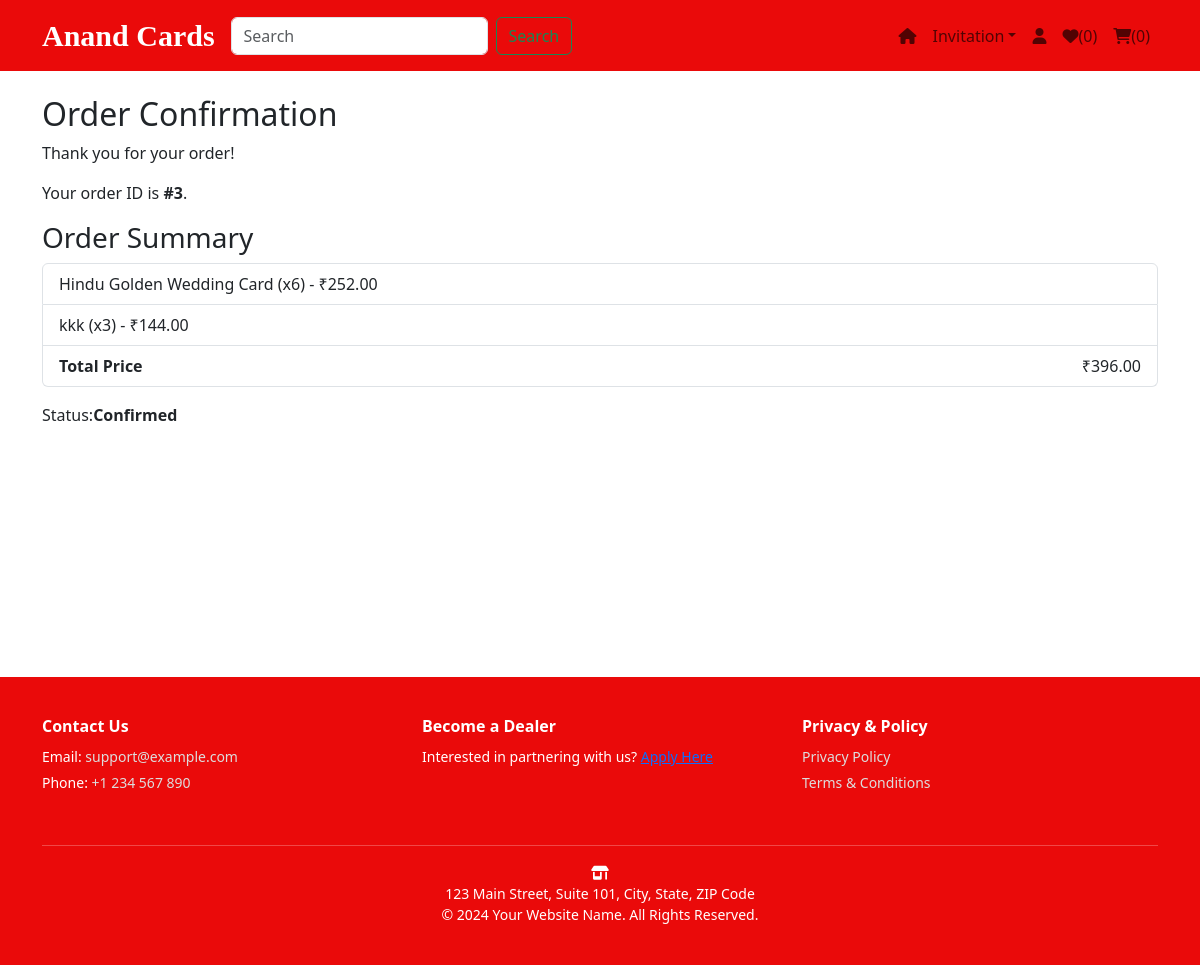
/order_confirmation/3/, run on the app's committed database.
### Orders/models.py (models this page shows, shortened)
class Order(models.Model):
    STATUS_CHOICES = [
        ('Pending', 'Pending'),
        ('Dispatched', 'Dispatched'),
        ('Delivered', 'Delivered'),
    ]
    PAYMENT_METHOD_CHOICES = [
        ('COD', 'Cash on Delivery'),
    ]
    id = models.AutoField(primary_key=True)
    user = models.ForeignKey(User,null=True, blank=True, on_delete=models.SET_NULL)
    order_date = models.DateTimeField(auto_now_add=True)
    total_price = models.DecimalField(max_digits=10, decimal_places=2, default=0.00)  # Default to 0
    shipping_address = models.TextField()
    payment_method = models.CharField(max_length=50, choices=PAYMENT_METHOD_CHOICES, default='COD')
    status = models.CharField(max_length=50, choices=STATUS_CHOICES, default='Pending')

class OrderItem(models.Model):
    id = models.AutoField(primary_key=True)
    order = models.ForeignKey(Order, on_delete=models.CASCADE, related_name='order_items')
    product = models.ForeignKey(Product, on_delete=models.CASCADE, related_name='order_items')
    quantity = models.IntegerField()
    price = models.DecimalField(max_digits=10, decimal_places=2)
    def total_price(self):
        return self.quantity * self.price

### Products/models.py (models this page shows, shortened)
class Product(models.Model):
    id = models.AutoField(primary_key=True)
    name = models.CharField(max_length=200)
    price = models.DecimalField(max_digits=10, decimal_places=2)
    image = models.ImageField(upload_to='imges/')
    CATEGORY_CHOICES = [
        ('Hindu Cards', 'Hindu Cards'),
        ('Muslim Cards', 'Muslim Cards'),
        ('Worship Cards', 'Worship Cards'),
    ]
    category = models.CharField(max_length=50, choices=CATEGORY_CHOICES)
    STOCK_CHOICES = [
        ('In stock', 'In stock'),
        ('Out of stock', 'Out of stock'),
    ]
    stock = models.CharField(max_length=20, choices=STOCK_CHOICES, default='In stock')

### Orders/views.py (the view, shortened to what this page needs)
# urls.py: path('order_confirmation/<int:pk>/', OrderConfirmationView.as_view(), name='order_confirmation'),# Renders orders/order_confirmation.html
class OrderConfirmationView(View):
    def get(self, request, pk, *args, **kwargs):
        order = get_object_or_404(Order, pk=pk, status='pending')
        return render(request, 'Orders/order_confirmation.html', {'order': order})

### Orders/templates/Orders/order_confirmation.html (shortened to what this page needs)
{% load static %}
<!DOCTYPE html>
<html lang="en">
<head>
    <link href="https://cdn.jsdelivr.net/npm/bootstrap@5.3.0/dist/css/bootstrap.min.css" rel="stylesheet">
    <link href="https://cdnjs.cloudflare.com/ajax/libs/font-awesome/6.0.0/css/all.min.css" rel="stylesheet">
</head>
<body>
    <nav class="navbar navbar-expand-lg navbar-light" style="background-color:rgb(234, 10, 10)">
        <div class="container">
            <a class="navbar-brand" href="/">
                <strong class="main-title">Anand Cards</strong>
            </a>
            <form class="d-flex">
                <input class="form-control me-2" type="search" placeholder="Search" aria-label="Search">
                <button class="btn btn-outline-success" type="submit">Search</button>
            </form>
            <div class="collapse navbar-collapse" id="navbarNav">
                <ul class="navbar-nav ms-auto">
                    <li class="nav-item"><a class="nav-link" href="/"><i class="fa-solid fa-home"></i></a></li>
                    <li class="nav-item dropdown">
                        <a class="nav-link dropdown-toggle" href="#" id="navbarDropdown" role="button" data-bs-toggle="dropdown" aria-expanded="true">Invitation</a>
                    </li>
                    <li class="nav-item"><a class="nav-link" href="#"><i class="fa-solid fa-user"></i></a></li>
                    <li class="nav-item"><a class="nav-link" href="{% url 'view_wishlist' %}"><i class="fa-solid fa-heart"></i>(<span id="wishlist-count">{{ request.session.wishlist|length }}</span>)</a></li>
                    <li class="nav-item"><a class="nav-link" href="{% url 'view_cart' %}"><i class="fa-solid fa-shopping-cart"></i>(<span id="cart-count">{{ request.session.cart|length }}</span>)</a></li>
                </ul>
            </div>
        </div>
    </nav>
    <div class="container mt-4">
        <h2>Order Confirmation</h2>
        <p>Thank you for your order{{ order.user.username }}!</p>
        <p>Your order ID is <strong>#{{ order.id }}</strong>.</p>
        <h3>Order Summary</h3>
        <ul class="list-group mb-3">
            {% for item in order.order_items.all %}
                <li class="list-group-item d-flex justify-content-between align-items-center">
                    {{ item.product.name }} (x{{ item.quantity }}) - ₹{{ item.total_price }}
                </li>
            {% endfor %}
            <li class="list-group-item d-flex justify-content-between align-items-center">
                <strong>Total Price</strong>
                <span>₹{{ order.total_price }}</span>
            </li>
        </ul>
        <p>Status:<strong>Confirmed</strong></p>
    </div>
    <footer>
        <div class="container">
            <div class="row">
                <div class="col-md-4">
                    <h6>Contact Us</h6>
                    <ul>
                        <li>Email: <a href="mailto:support@example.com">support@example.com</a></li>
                        <li>Phone: <a href="tel:+1234567890">+1 234 567 890</a></li>
                    </ul>
                </div>
                <div class="col-md-4">
                    <h6>Become a Dealer</h6>
                    <p>Interested in partnering with us? <a href="/become-a-dealer">Apply Here</a></p>
                </div>
                <div class="col-md-4">
                    <h6>Privacy & Policy</h6>
                    <ul>
                        <li><a href="/privacy-policy">Privacy Policy</a></li>
                        <li><a href="/terms-conditions">Terms & Conditions</a></li>
                    </ul>
                </div>
            </div>
            <hr>
            <div class="text-center">
                <p><strong><i class="fa-solid fa-shop"></i></strong><br>123 Main Street, Suite 101, City, State, ZIP Code</p>
                <p>&copy; 2024 Your Website Name. All Rights Reserved.</p>
            </div>
        </div>
    </footer>
</body>
</html>

### Orders/templates/Orders/order_confirmation.html (style rules this page uses)
footer { background-color: rgb(234, 10, 10); color: white; padding: 40px 0; font-size: 14px; flex-shrink: 0; margin-top: 250px; }
footer h6 { font-weight: bold; margin-bottom: 10px; }
footer ul { padding: 0; list-style-type: none; }
footer ul li { margin-bottom: 5px; }
footer ul li a { text-decoration: none; color: #ddd; }
footer p { margin: 0; }
.main-title { font-family: 'Lobster', cursive; color: white; font-size: 1.5em; }
html, body { height: 100%; margin: 0; }
.col-6, .col-md-4, .col-lg-3 { padding-bottom: 20px; }

### data on the page
Order: id "3", total_price "396.00"
OrderItem: product.name "Hindu Golden Wedding Card", quantity "6", total_price "252.00"
OrderItem: product.name "kkk", quantity "3", total_price "144.00"

### other printed values
{{ request.session.wishlist|length }} "0"
{{ request.session.cart|length }} "0"
